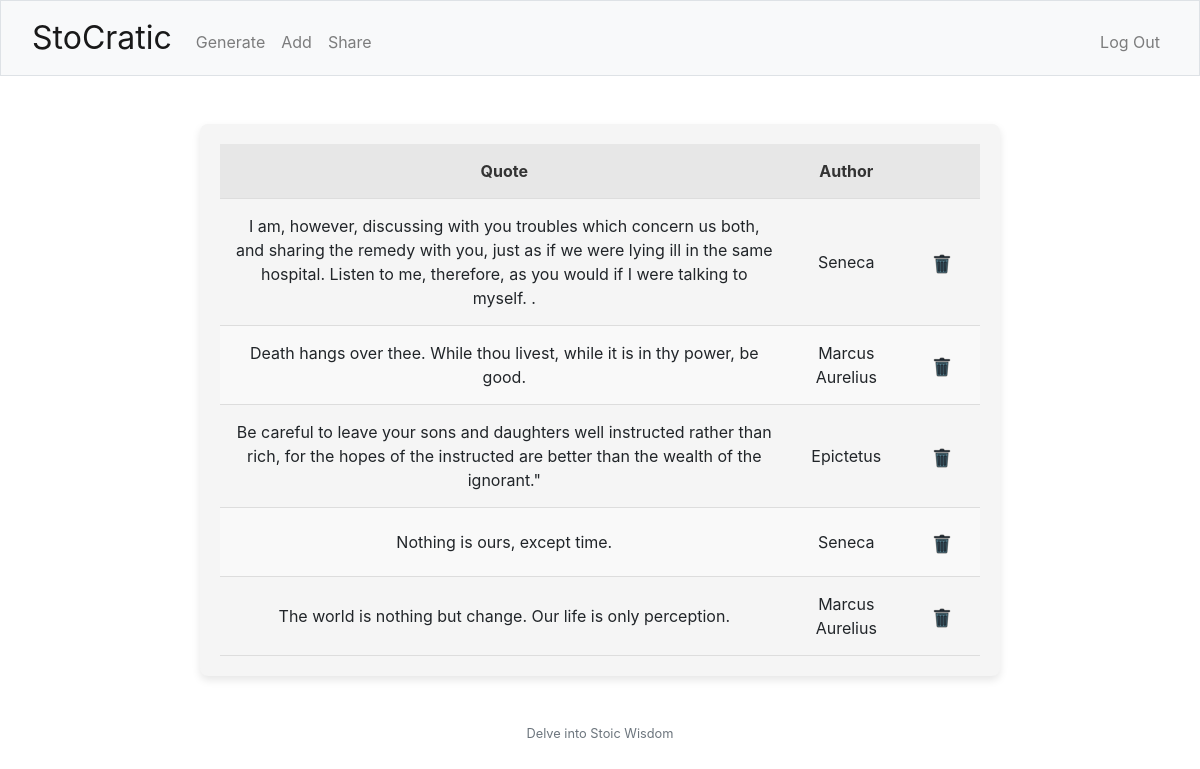
Before: / (signed in) with the older database file.
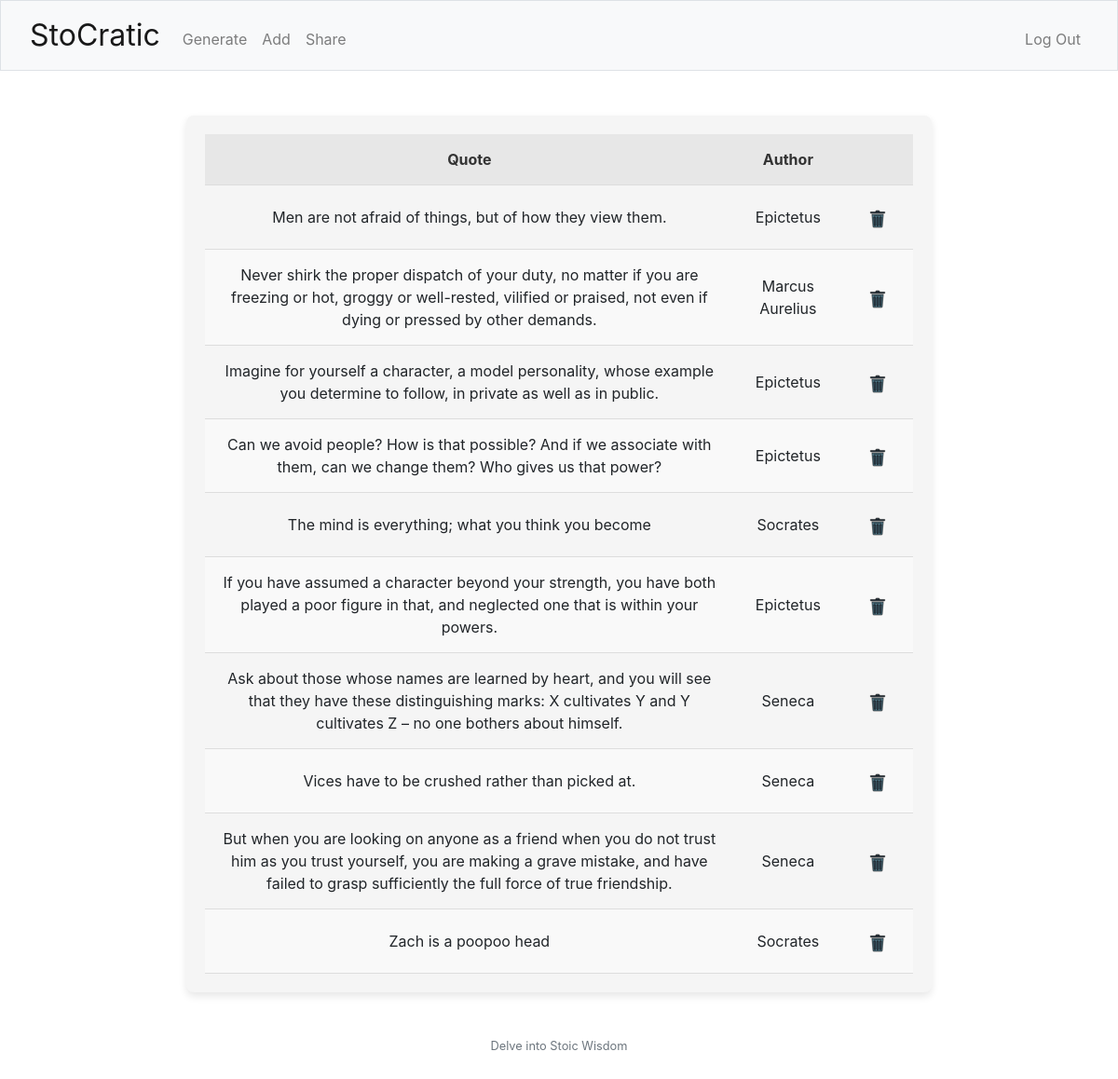
After: the same page with the newer database file.
### tables this page shows
CREATE TABLE quotes (
            id INTEGER PRIMARY KEY,
            quote_text TEXT NOT NULL,
            author TEXT NOT NULL,
            user_id INTEGER,
            FOREIGN KEY(user_id) REFERENCES users(id)
        );

### app.py (the view)
@app.route('/')
@login_required
def index():
    quotes = get_saved_quotes()
    return render_template('index.html', quotes=quotes)

### app.py (called while the page is built)
@app.after_request
def after_request(response):
    response.headers["Cache-Control"] = "no-cache, no-store, must-revalidate"
    response.headers["Expires"] = 0
    response.headers["Pragma"] = "no-cache"
    return response

### helpers.py (called while the page is built)
def login_required(f):
    @wraps(f)
    def decorated_function(*args, **kwargs):
        if session.get("user_id") is None:
            return redirect("/login")
        return f(*args, **kwargs)
    return decorated_function

def get_saved_quotes():
    connection = sqlite3.connect('quotes_app.db')
    cursor = connection.cursor()
    user_id = session['user_id']
    cursor.execute("SELECT quote_text, author FROM quotes WHERE user_id = ?", (user_id,))
    quotes = cursor.fetchall()
    connection.close()
    print(quotes)
    return quotes

### templates/index.html (shortened to what this page needs)
{% extends "layout.html" %}
{% block main %}
    <div class="quotes-table-container">
        <table class="quotes-table">
            <thead>
                <tr>
                    <th>Quote</th>
                    <th>Author</th>
                    <th></th>
                </tr>
            </thead>
            <tbody>
                {% for quote in quotes %}
                <tr>
                    <td>{{ quote[0] }}</td>
                    <td>{{ quote[1] }}</td>
                    <td>
                        <a href="{{ url_for('delete_quote', quote_text=quote[0]) }}" class="btn btn-1">
                            <img src="/static/delete.png" alt="Delete">
                        </a>
                    </td>
                </tr>
                {% endfor %}
            </tbody>
        </table>
    </div>
{% endblock %}

### templates/layout.html (shortened to what this page needs)
<!DOCTYPE html>
<html lang="en">
    <head>
        <link href="https://cdn.jsdelivr.net/npm/bootstrap@5.1.3/dist/css/bootstrap.min.css" rel="stylesheet">
        <link href="/static/styles.css" rel="stylesheet">
        <link rel="stylesheet" href="https://cdn.jsdelivr.net/npm/bootstrap@4.4.1/dist/css/bootstrap.min.css">
    </head>
    <body>
        <nav class="bg-light border navbar navbar-expand-md navbar-light">
            <div class="container-fluid">
                <a class="navbar-brand" href="/"><span class="black">StoCratic</span></a>
                <div class="collapse navbar-collapse" id="navbar">
                    {% if session["user_id"] %}
                        <ul class="navbar-nav me-auto mt-2">
                            <li class="nav-item"><a class="nav-link" href="/generate">Generate</a></li>
                            <li class="nav-item"><a class="nav-link" href="/add">Add</a></li>
                            <li class="nav-item"><a class="nav-link" href="/share">Share</a></li>
                        </ul>
                        <ul class="navbar-nav ms-auto mt-2">
                            <li class="nav-item"><a class="nav-link" href="/logout">Log Out</a></li>
                        </ul>
                    {% else %}
                        <ul class="navbar-nav ms-auto mt-2">
                            <li class="nav-item"><a class="nav-link" href="/register">Register</a></li>
                            <li class="nav-item"><a class="nav-link" href="/login">Log In</a></li>
                        </ul>
                    {% endif %}
                </div>
            </div>
        </nav>
        <main class="container-fluid py-5 text-center">
            {% block main %}{% endblock %}
        </main>
        <footer class="mb-5 small text-center text-muted">
            Delve into Stoic Wisdom
        </footer>
    </body>
</html>

### static/styles.css (style rules this page uses)
nav .navbar-brand { font-size: xx-large; }
.quotes-table-container { max-width: 800px; margin: auto; padding: 20px; background-color: #f5f5f5; border-radius: 8px; box-shadow: 0 4px 8px rgba(0, 0, 0, 0.1); }
.quotes-table { width: 100%; border-collapse: collapse; }
.quotes-table th, .quotes-table td { padding: 15px; text-align: center; border-bottom: 1px solid #ddd; }
.quotes-table th { background-color: #e7e7e7; color: #333; font-weight: bold; }
.quotes-table tr:nth-child(even) { background-color: #f9f9f9; }
.btn-1 { background-color: transparent; border: none; }

Changed rows visible on the page:
removed quotes: quote_text "I am, however, discussing with you troubles which concern us both, and sharing the remedy with you, just as if we were lying ill in the same hospital. Listen to me, therefore, as you would if I were talking to myself. .", author "Seneca"
removed quotes: quote_text "Death hangs over thee. While thou livest, while it is in thy power, be good.", author "Marcus Aurelius"
removed quotes: quote_text "Be careful to leave your sons and daughters well instructed rather than rich, for the hopes of the instructed are better than the wealth of the ignorant.\"", author "Epictetus"
removed quotes: quote_text "Nothing is ours, except time.", author "Seneca"
removed quotes: quote_text "The world is nothing but change. Our life is only perception.", author "Marcus Aurelius"
added quotes: quote_text "Men are not afraid of things, but of how they view them.", author "Epictetus"
added quotes: quote_text "Never shirk the proper dispatch of your duty, no matter if you are freezing or hot, groggy or well-rested, vilified or praised, not even if dying or pressed by other demands.", author "Marcus Aurelius"
added quotes: quote_text "Imagine for yourself a character, a model personality, whose example you determine to follow, in private as well as in public.", author "Epictetus"
added quotes: quote_text "Can we avoid people? How is that possible? And if we associate with them, can we change them? Who gives us that power?", author "Epictetus"
added quotes: quote_text "The mind is everything; what you think you become", author "Socrates"
added quotes: quote_text "If you have assumed a character beyond your strength, you have both played a poor figure in that, and neglected one that is within your powers.", author "Epictetus"
added quotes: quote_text "Ask about those whose names are learned by heart, and you will see that they have these distinguishing marks: X cultivates Y and Y cultivates Z – no one bothers about himself.", author "Seneca"
added quotes: quote_text "Vices have to be crushed rather than picked at.", author "Seneca"
added quotes: quote_text "But when you are looking on anyone as a friend when you do not trust him as you trust yourself, you are making a grave mistake, and have failed to grasp sufficiently the full force of true friendship.", author "Seneca"
added quotes: quote_text "Zach is a poopoo head", author "Socrates"
